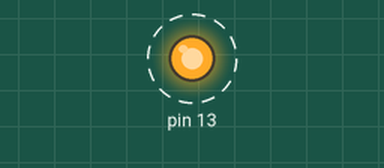
The sketch below on a simulated Arduino Uno, built with avr-gcc and run on an emulated ATmega328P. Parts: output pins drawn as LEDs (lit = HIGH). Dashed ring = blinking.

Above: at 0.5 s.
Timing chart, 0 to 4.6 s (numbered marks = the images above):
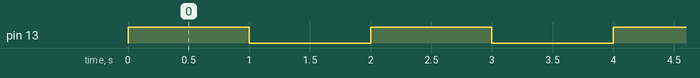

Measured:
- by itself, pin 13: alternates HIGH for 1.0 s and LOW for 1.0 s

The sketch:

blink_registrador.ino
```cpp
#include <avr/io.h>
#include <util/delay.h>
#define F_CPU 16000000UL
int main() {
   DDRB = (1<<PB5);
while(1) {
  PORTB = PORTB ^(1<<PB5);
  _delay_ms(1000);
}
}
```
